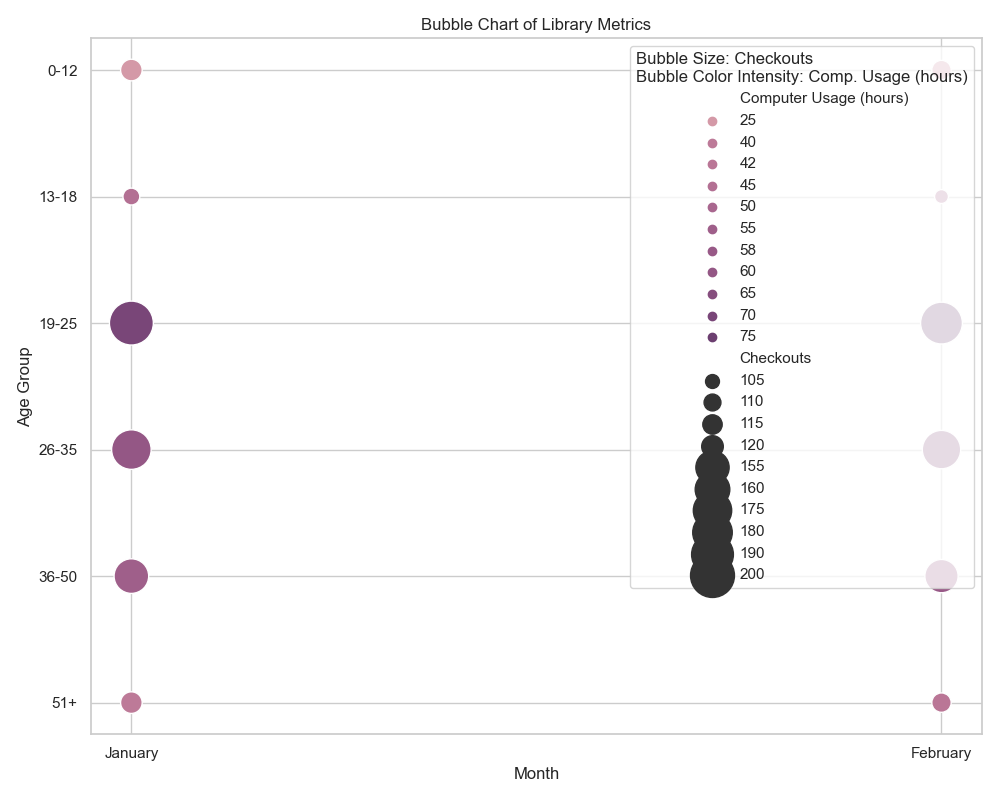

Write Python code to recreate this figure.

import pandas as pd
import seaborn as sns
import matplotlib.pyplot as plt

# Given data
data = [
    {'Age Group': '0-12', 'Month': 'January', 'Checkouts': 120, 'Visits': 80, 'Computer Usage (hours)': 25},
    {'Age Group': '0-12', 'Month': 'February', 'Checkouts': 115, 'Visits': 82, 'Computer Usage (hours)': 30},
    {'Age Group': '13-18', 'Month': 'January', 'Checkouts': 110, 'Visits': 120, 'Computer Usage (hours)': 45},
    {'Age Group': '13-18', 'Month': 'February', 'Checkouts': 105, 'Visits': 125, 'Computer Usage (hours)': 50},
    {'Age Group': '19-25', 'Month': 'January', 'Checkouts': 200, 'Visits': 150, 'Computer Usage (hours)': 70},
    {'Age Group': '19-25', 'Month': 'February', 'Checkouts': 190, 'Visits': 160, 'Computer Usage (hours)': 75},
    {'Age Group': '26-35', 'Month': 'January', 'Checkouts': 180, 'Visits': 140, 'Computer Usage (hours)': 60},
    {'Age Group': '26-35', 'Month': 'February', 'Checkouts': 175, 'Visits': 145, 'Computer Usage (hours)': 65},
    {'Age Group': '36-50', 'Month': 'January', 'Checkouts': 160, 'Visits': 130, 'Computer Usage (hours)': 55},
    {'Age Group': '36-50', 'Month': 'February', 'Checkouts': 155, 'Visits': 135, 'Computer Usage (hours)': 58},
    {'Age Group': '51+', 'Month': 'January', 'Checkouts': 120, 'Visits': 110, 'Computer Usage (hours)': 40},
    {'Age Group': '51+', 'Month': 'February', 'Checkouts': 115, 'Visits': 112, 'Computer Usage (hours)': 42}
]

# Convert data to DataFrame
df = pd.DataFrame(data)

# Plotting
plt.figure(figsize=(10, 8))
bubbleplot = sns.scatterplot(
    data=df,
    x="Month", 
    y="Age Group", 
    size="Checkouts", 
    hue="Computer Usage (hours)", 
    sizes=(100, 1000), # Vary sizes from 100 to 1000
    hue_norm=(0, 100), # Normalize the hue to the range of computer usage
    legend="full" 
)

# Adjust legend for sizes
handles, labels = bubbleplot.get_legend_handles_labels()
h_legend = handles[0:2] + handles[3:]  # remove the handle for 'Checkouts'
l_legend = labels[0:2] + labels[3:]   # remove the label for 'Checkouts'
bubbleplot.legend(h_legend, l_legend, loc="upper right", title="Bubble Size: Checkouts\nBubble Color Intensity: Comp. Usage (hours)")

# Additional aesthetic settings
plt.title('Bubble Chart of Library Metrics')
plt.xlabel('Month')
plt.ylabel('Age Group')
plt.tight_layout()
plt.show()
